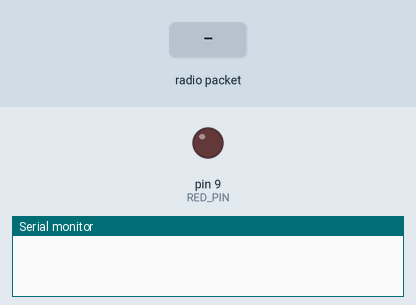
The sketch below on a simulated Arduino Uno, built with avr-gcc and run on an emulated ATmega328P. Shown: output pins drawn as LEDs (lit = HIGH), the last lines printed to the serial monitor. The test bench sets the inputs (shaded band). No radio packets arrive unless stated.

Above: at 1.2 s.
1.3 s: radio packet "Hello" arrives
At 1.6 s:
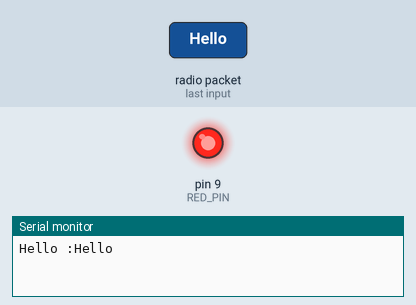
2.8 s: radio packet "Hello World" arrives
At 3.9 s:
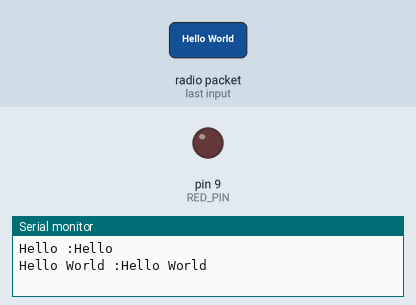
Timing chart, 0 to 5.8 s (numbered marks = the images above; inputs shaded):
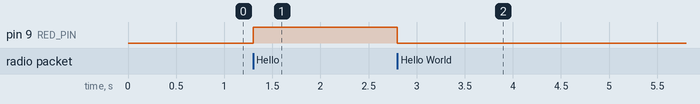

Measured:
- after the input at 1.3 s, pin 9 (RED_PIN): LOW → HIGH at once
- after the input at 2.8 s, pin 9 (RED_PIN): HIGH → LOW at once

The sketch:

test_Radio_Receiver.ino
```cpp
#include <SPI.h>
#include <nRF24L01.h>
#include <RF24.h>
int RED_PIN = 9;
RF24 radio(7, 8);

const byte rxAddr[6] = "00001";

void setup()
{
  while (!Serial);
  Serial.begin(9600);
  pinMode(RED_PIN, OUTPUT);
  radio.begin();
  radio.openReadingPipe(0, rxAddr);
//
  radio.startListening();
}

void loop()
{

  if (radio.available())
  {
    char text[32] = {0};
    radio.read(&text, sizeof(text));
     String myString = String(text);
    if (myString == "Hello World"){
      Serial.print("Hello World :");
      Serial.println(text);
      digitalWrite(RED_PIN, LOW);
    }

    if(myString == "Hello"){
       Serial.print("Hello :");
      Serial.println(text);

      digitalWrite(RED_PIN, HIGH);
    }

  }
}
```
